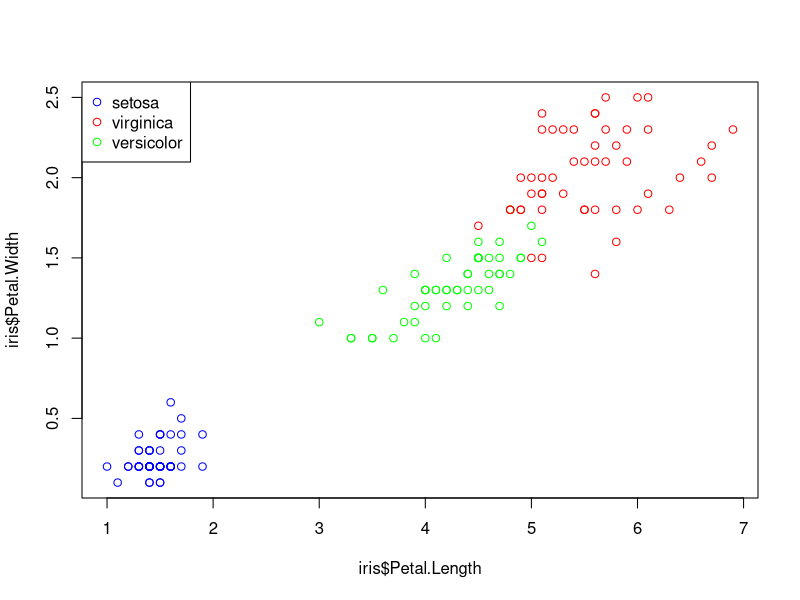
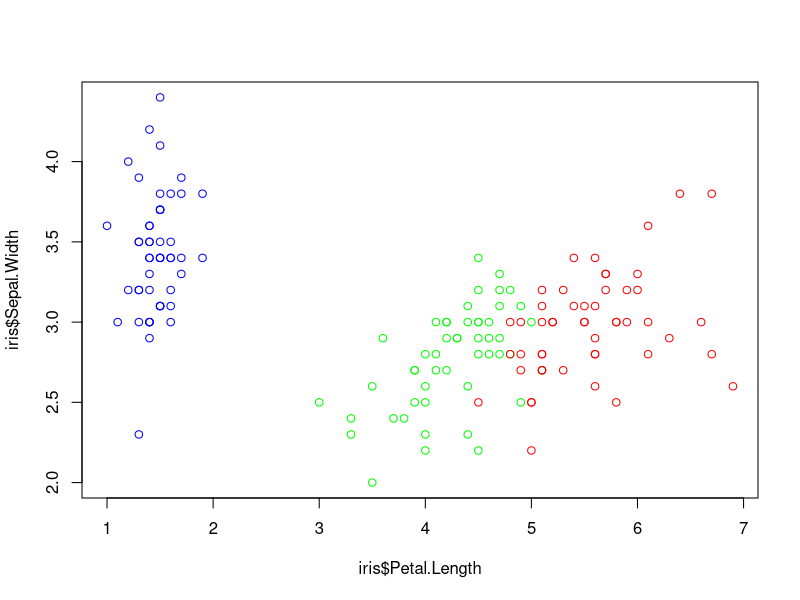

Reproduce these figures in R, in order.
require(datasets)
data("iris")
iris
head(iris)
summary(iris)

names(iris)
dim(iris)
any(is.na(iris))

iris_split <- split(iris,iris$Species)
summary(iris_split$setosa)
summary(iris_split$versicolor)
summary(iris_split$virginica)

plot(x=iris$Petal.Length,y=iris$Petal.Width,
     col=ifelse(iris$Species=="setosa","blue",
                ifelse(iris$Species=='virginica',"red","green")))

legend("topleft",legend=c("setosa","virginica","versicolor"),
       col=c("blue","red","green"),pch=1)

#For more understanding of ifelse, try bellow code ->
ifelse(1:5>2, "BIG", "SMALL")


plot(x=iris$Petal.Length,y=iris$Sepal.Width,
     col=ifelse(iris$Species=="setosa","blue",
                ifelse(iris$Species=='virginica',"red","green")))


cor(iris[,1:4])
t.test(iris$Sepal.Length,iris$Sepal.Width)




